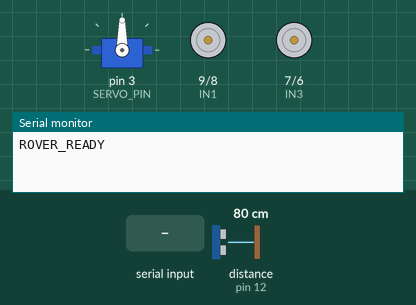
Recording of a sketch running on a simulated Arduino Uno, built with avr-gcc and run on an emulated ATmega328P. Shown: servo, motor-driver pin pairs drawn as motors (green arrow = first pin HIGH = forward, orange = second pin HIGH = backward, longer = more drive, scaled by the enable pin), the last lines printed to the serial monitor. Wiring (inferred from the names in the program): ultrasonic range finder: trigger pin 11; echo pin 12. The inputs (shaded band) are chosen by the test bench; at power-on: distance to the obstacle (sensor on pin 12) 80 cm. The echo pulse lasts 58.3 µs per cm.

Above: at 1.2 s.
1.3 s: "F" received over Serial
At 2.5 s:
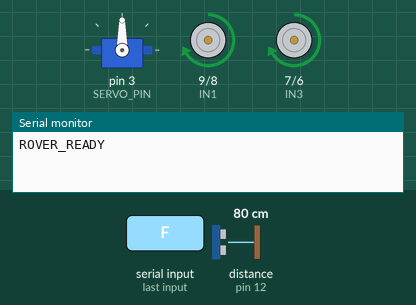
2.8 s: "B" received over Serial
At 3.4 s:
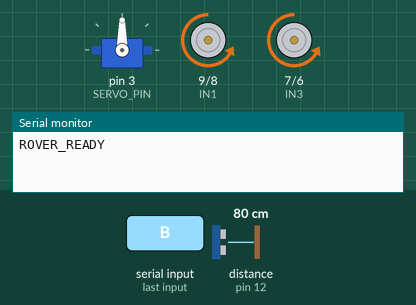
4.3 s: "L" received over Serial
At 5.4 s:
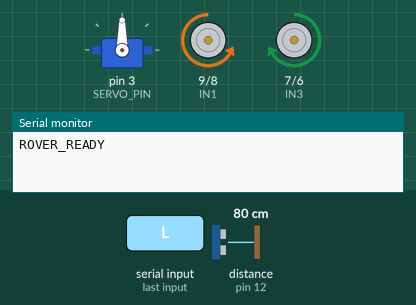
5.8 s: "R" received over Serial
At 7.0 s:
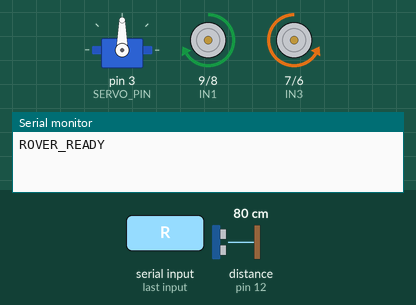
7.3 s: "1" received over Serial
At 7.8 s:
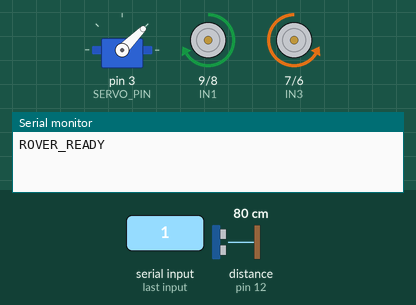
8.8 s: distance to the obstacle (sensor on pin 12) set to 18 cm
10.3 s: distance to the obstacle (sensor on pin 12) set to 14 cm
At 10.8 s:
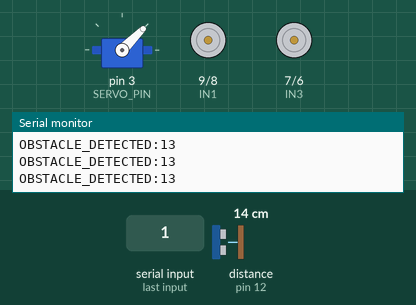
Timing chart, 0 to 12.8 s (numbered marks = the images above; inputs shaded):
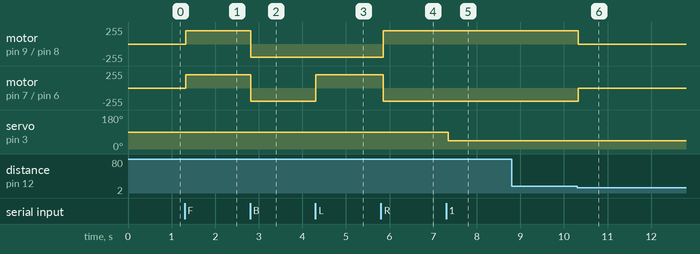

Measured:
- the behaviour switches between 16 and 15 cm on distance to the obstacle (sensor on pin 12) (found by bisection; images 5 and 6)
- after the input at 1.3 s, motor on pin 9 (IN1) / pin 8 (IN2), motor on pin 7 (IN3) / pin 6 (IN4): stopped → forward 200/255 at once
- after the input at 2.8 s, motor on pin 9 (IN1) / pin 8 (IN2), motor on pin 7 (IN3) / pin 6 (IN4): forward 200/255 → backward 200/255 at once
- after the input at 4.3 s, motor on pin 7 (IN3) / pin 6 (IN4): backward 200/255 → forward 200/255 at once
- after the input at 5.8 s, motor on pin 9 (IN1) / pin 8 (IN2): backward 200/255 → forward 200/255 after 0.05 s; motor on pin 7 (IN3) / pin 6 (IN4): forward 200/255 → backward 200/255 after 0.05 s
- after the input at 7.3 s, servo on pin 3 (SERVO_PIN): 90° → 45° at once
- after the input at 8.8 s, every drawn part: stays the same
- after the input at 10.3 s, motor on pin 9 (IN1) / pin 8 (IN2): forward 200/255 → stopped at once; motor on pin 7 (IN3) / pin 6 (IN4): backward 200/255 → stopped at once

The sketch:

arduino_uno_rover.ino
```cpp
/*
  Arduino Uno Rover Controller
  Handles: 4WD (L298N), HC-SR04, Servo Mast
*/

#include <Servo.h>

// MOTOR PINS
const int ENA = 10;
const int IN1 = 9;
const int IN2 = 8;
const int IN3 = 7;
const int IN4 = 6;
const int ENB = 5;

// ULTRASONIC PINS
const int TRIG_PIN = 11;
const int ECHO_PIN = 12;

// SERVO
Servo mastServo;
const int SERVO_PIN = 3;

void setup() {
  Serial.begin(115200); // Higher baud for ESP32 matching

  pinMode(ENA, OUTPUT);
  pinMode(IN1, OUTPUT);
  pinMode(IN2, OUTPUT);
  pinMode(IN3, OUTPUT);
  pinMode(IN4, OUTPUT);
  pinMode(ENB, OUTPUT);

  pinMode(TRIG_PIN, OUTPUT);
  pinMode(ECHO_PIN, INPUT);

  mastServo.attach(SERVO_PIN);
  mastServo.write(90); // Center

  stopMotors();
  Serial.println("ROVER_READY");
}

void loop() {
  // 1. Process Serial Commands
  if (Serial.available()) {
    char cmd = Serial.read();
    handleCommand(cmd);
  }

  // 2. Continuous Proximity Check
  long distance = getDistance();
  if (distance < 15 && distance > 0) {
    // Immediate stop if obstacle too close
    stopMotors();
    Serial.print("OBSTACLE_DETECTED:");
    Serial.println(distance);
  }

  delay(50);
}

void handleCommand(char cmd) {
  switch (cmd) {
    case 'F': moveForward(200); break;
    case 'B': moveBackward(200); break;
    case 'L': turnLeft(200); break;
    case 'R': turnRight(200); break;
    case 'S': stopMotors(); break;
    // Servo angles can be sent as direct values in a production version
    case '1': mastServo.write(45); break;
    case '2': mastServo.write(90); break;
    case '3': mastServo.write(135); break;
  }
}

long getDistance() {
  digitalWrite(TRIG_PIN, LOW);
  delayMicroseconds(2);
  digitalWrite(TRIG_PIN, HIGH);
  delayMicroseconds(10);
  digitalWrite(TRIG_PIN, LOW);

  long duration = pulseIn(ECHO_PIN, HIGH, 30000); // 30ms timeout
  long cm = duration * 0.034 / 2;
  return cm;
}

void moveForward(int speed) {
  analogWrite(ENA, speed);
  analogWrite(ENB, speed);
  digitalWrite(IN1, HIGH);
  digitalWrite(IN2, LOW);
  digitalWrite(IN3, HIGH);
  digitalWrite(IN4, LOW);
}

void moveBackward(int speed) {
  analogWrite(ENA, speed);
  analogWrite(ENB, speed);
  digitalWrite(IN1, LOW);
  digitalWrite(IN2, HIGH);
  digitalWrite(IN3, LOW);
  digitalWrite(IN4, HIGH);
}

void turnLeft(int speed) {
  analogWrite(ENA, speed);
  analogWrite(ENB, speed);
  digitalWrite(IN1, LOW);
  digitalWrite(IN2, HIGH);
  digitalWrite(IN3, HIGH);
  digitalWrite(IN4, LOW);
}

void turnRight(int speed) {
  analogWrite(ENA, speed);
  analogWrite(ENB, speed);
  digitalWrite(IN1, HIGH);
  digitalWrite(IN2, LOW);
  digitalWrite(IN3, LOW);
  digitalWrite(IN4, HIGH);
}

void stopMotors() {
  digitalWrite(IN1, LOW);
  digitalWrite(IN2, LOW);
  digitalWrite(IN3, LOW);
  digitalWrite(IN4, LOW);
  analogWrite(ENA, 0);
  analogWrite(ENB, 0);
}
```
